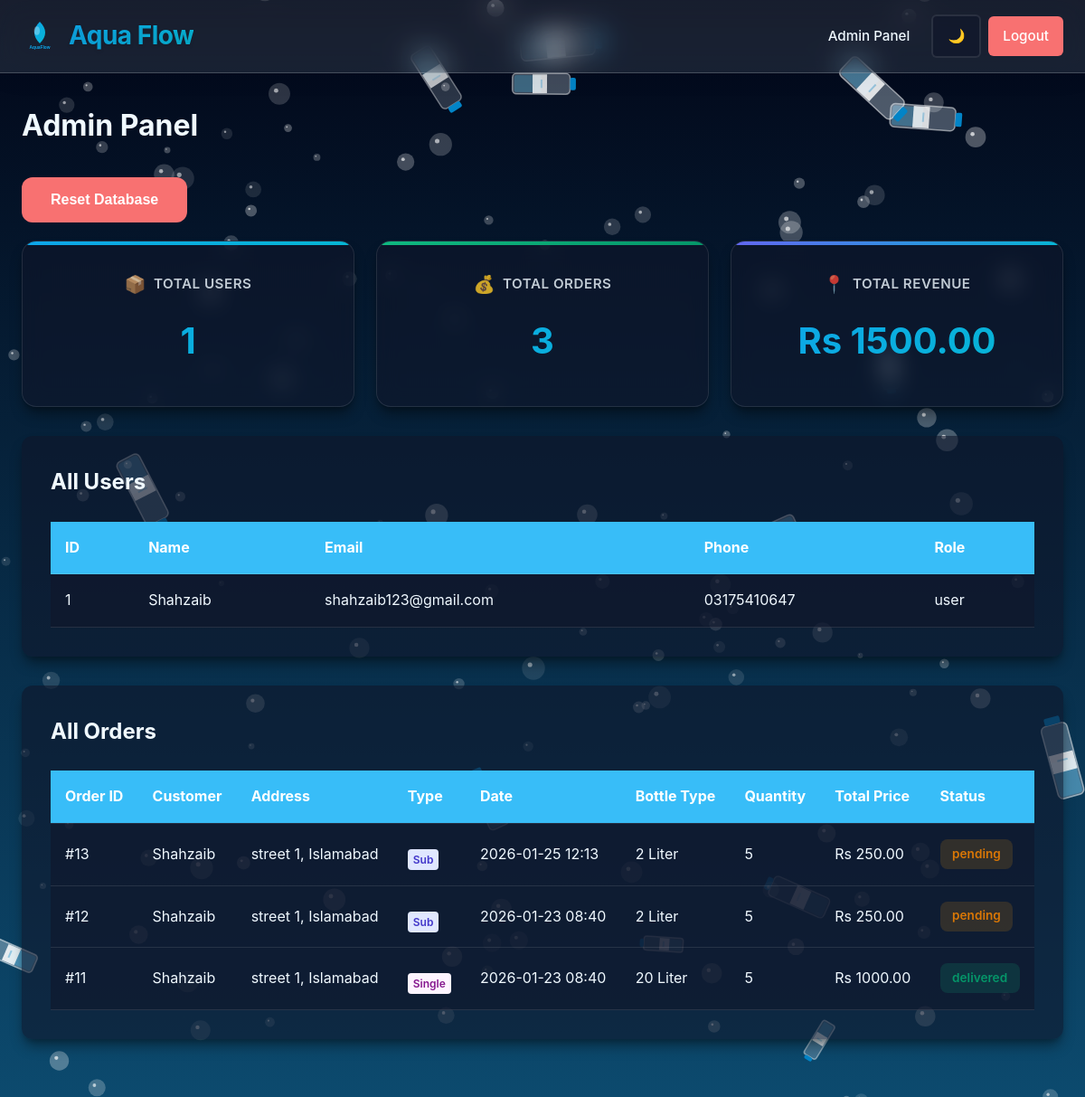
The page /admin (signed in) on the database its author committed.
### tables this page shows
CREATE TABLE users (
    id INTEGER PRIMARY KEY AUTOINCREMENT,
    name TEXT NOT NULL,
    email TEXT UNIQUE NOT NULL,
    phone TEXT NOT NULL,
    password TEXT NOT NULL,
    role TEXT NOT NULL DEFAULT 'user'
);

CREATE TABLE orders (
    id INTEGER PRIMARY KEY AUTOINCREMENT,
    user_id INTEGER NOT NULL,
    bottle_type TEXT NOT NULL,
    quantity INTEGER NOT NULL,
    total_price REAL NOT NULL,
    order_type TEXT DEFAULT 'single',
    status TEXT DEFAULT 'pending',
    order_date TIMESTAMP DEFAULT CURRENT_TIMESTAMP, delivery_boy_id INTEGER REFERENCES users(id), address TEXT, city TEXT,
    FOREIGN KEY (user_id) REFERENCES users (id)
);

### app.py (the view)
@app.route('/admin')
@admin_required
def admin_panel():
    db = get_db()
    users = db.execute('SELECT * FROM users WHERE role = "user"').fetchall()
    all_orders = db.execute(
        'SELECT orders.*, users.name as user_name FROM orders JOIN users ON orders.user_id = users.id ORDER BY orders.order_date DESC'
    ).fetchall()
    total_revenue = db.execute('SELECT SUM(total_price) as total FROM orders').fetchone()['total'] or 0
    return render_template('admin.html', users=users, orders=all_orders, total_revenue=total_revenue)

### app.py (called while the page is built, shortened)
def get_db():
    db = getattr(g, '_database', None)
    if db is None:
        db = g._database = sqlite3.connect(DATABASE)
        db.row_factory = sqlite3.Row
    return db

@app.teardown_appcontext
def close_connection(exception):
    db = getattr(g, '_database', None)
    if db is not None:
        db.close()

def generate_subscription_orders():
    db = get_db()
    today_str = date.today().isoformat()
    subscriptions = db.execute('SELECT * FROM subscriptions').fetchall()
    for sub in subscriptions:
        last_gen = sub['last_generated_date'] if 'last_generated_date' in sub.keys() else None
    db.commit()

@app.before_request
def before_request():
    if request.endpoint and 'static' not in request.endpoint:
        if 'water_supply.db' in os.listdir('.'): # simple check to ensure db exists
             pass # Logic moved to explicit call to avoid circular dependency issues during startup
             try:
                 generate_subscription_orders()
             except Exception:
                 pass

def admin_required(f):
    from functools import wraps
    @wraps(f)
    def decorated_function(*args, **kwargs):
        if 'user_id' not in session:
            flash('Please login first', 'error')
            return redirect(url_for('login'))
        if session.get('user_role') != 'admin':
            flash('Admin access required', 'error')
            return redirect(url_for('dashboard'))
        return f(*args, **kwargs)
    return decorated_function

### templates/admin.html (shortened to what this page needs)
{% extends "base.html" %}
{% block content %}
<div class="page-content">
    <h1>Admin Panel</h1>
    <div style="margin-bottom: 20px;">
        <form action="{{ url_for('clear_db') }}" method="POST"
            onsubmit="return confirm('Are you sure you want to REFRESH the database? This will delete ALL users, orders, and data (except the Admin account). This action cannot be undone.');"
            style="display: inline;">
            <button type="submit" class="btn btn-delete">
                Reset Database
            </button>
        </form>
    </div>
    <div class="stats-grid">
        <div class="stat-card">
            <h3>Total Users</h3>
            <p class="stat-number">{{ users|length }}</p>
        </div>
        <div class="stat-card">
            <h3>Total Orders</h3>
            <p class="stat-number">{{ orders|length }}</p>
        </div>
        <div class="stat-card">
            <h3>Total Revenue</h3>
            <p class="stat-number">Rs {{ "%.2f"|format(total_revenue) }}</p>
        </div>
    </div>
    <div class="admin-section">
        <h2>All Users</h2>
        {% if users %}
        <table>
            <thead>
                <tr>
                    <th>ID</th>
                    <th>Name</th>
                    <th>Email</th>
                    <th>Phone</th>
                    <th>Role</th>
                </tr>
            </thead>
            <tbody>
                {% for user in users %}
                <tr>
                    <td>{{ loop.index }}</td>
                    <td>{{ user.name }}</td>
                    <td>{{ user.email }}</td>
                    <td>{{ user.phone }}</td>
                    <td>{{ user.role }}</td>
                </tr>
                {% endfor %}
            </tbody>
        </table>
        {% else %}
        <p class="no-data">No users registered yet.</p>
        {% endif %}
    </div>
    <div class="admin-section">
        <h2>All Orders</h2>
        {% if orders %}
        <table>
            <thead>
                <tr>
                    <th>Order ID</th>
                    <th>Customer</th>
                    <th>Address</th>
                    <th>Type</th>
                    <th>Date</th>
                    <th>Bottle Type</th>
                    <th>Quantity</th>
                    <th>Total Price</th>
                    <th>Status</th>
                </tr>
            </thead>
            <tbody>
                {% for order in orders %}
                <tr>
                    <td>#{{ order.id }}</td>
                    <td>{{ order.user_name }}</td>
                    <td>{{ order.address }}, {{ order.city }}</td>
                    <td>
                        {% if order.order_type == 'subscription' %}
                        <span class="badge"
                            style="background: #e0e7ff; color: #4338ca; padding: 2px 6px; border-radius: 4px;">Sub</span>
                        {% else %}
                        <span class="badge"
                            style="background: #fdf4ff; color: #86198f; padding: 2px 6px; border-radius: 4px;">Single</span>
                        {% endif %}
                    </td>
                    <td>{{ order.order_date[:16] }}</td>
                    <td>{{ order.bottle_type }}</td>
                    <td>{{ order.quantity }}</td>
                    <td>Rs {{ "%.2f"|format(order.total_price) }}</td>
                    <td><span class="status status-{{ order.status }}">{{ order.status }}</span></td>
                </tr>
                {% endfor %}
            </tbody>
        </table>
        {% else %}
        <p class="no-data">No orders placed yet.</p>
        {% endif %}
    </div>
</div>
{% endblock %}

### rows shown on the page
users: name "Shahzaib", email "shahzaib123@gmail.com", phone "03175410647", role "user"
orders: id "13", user_name "Shahzaib", address "street 1", city "Islamabad", order_type "Sub", order_date "2026-01-25 12:13", bottle_type "2 Liter", quantity "5", total_price "250.00", status "pending"
orders: id "12", user_name "Shahzaib", address "street 1", city "Islamabad", order_type "Sub", order_date "2026-01-23 08:40", bottle_type "2 Liter", quantity "5", total_price "250.00", status "pending"
orders: id "11", user_name "Shahzaib", address "street 1", city "Islamabad", order_type "Single", order_date "2026-01-23 08:40", bottle_type "20 Liter", quantity "5", total_price "1000.00", status "delivered"

### other values the page prints
{{ users|length }} "1"
{{ orders|length }} "3"
{{ "%.2f"|format(total_revenue) }} "1500.00"
